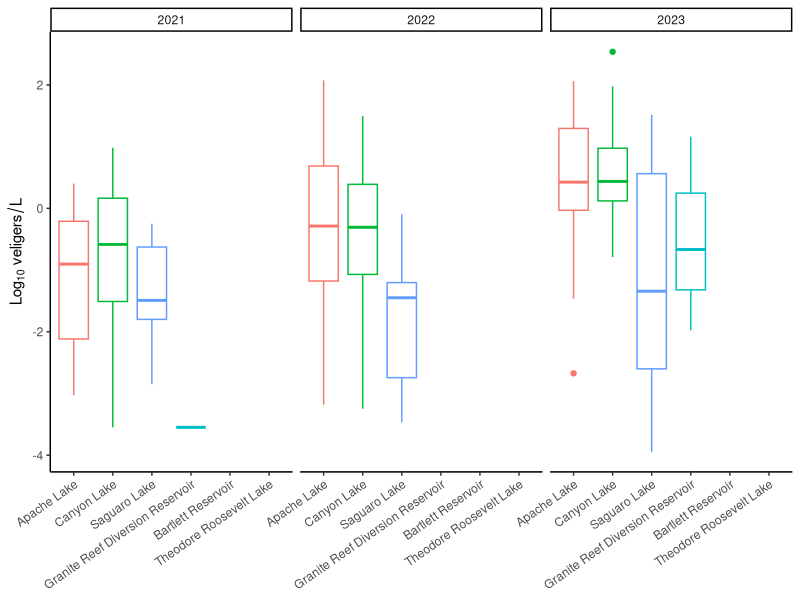
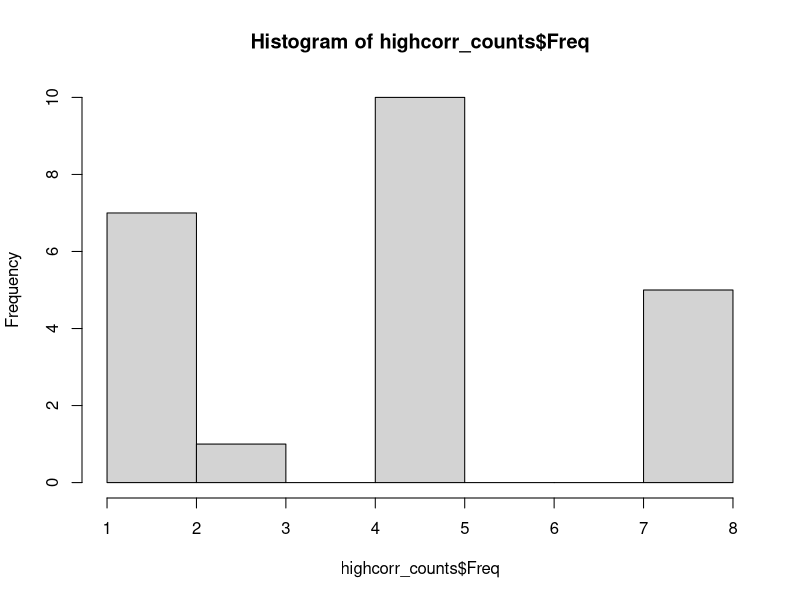
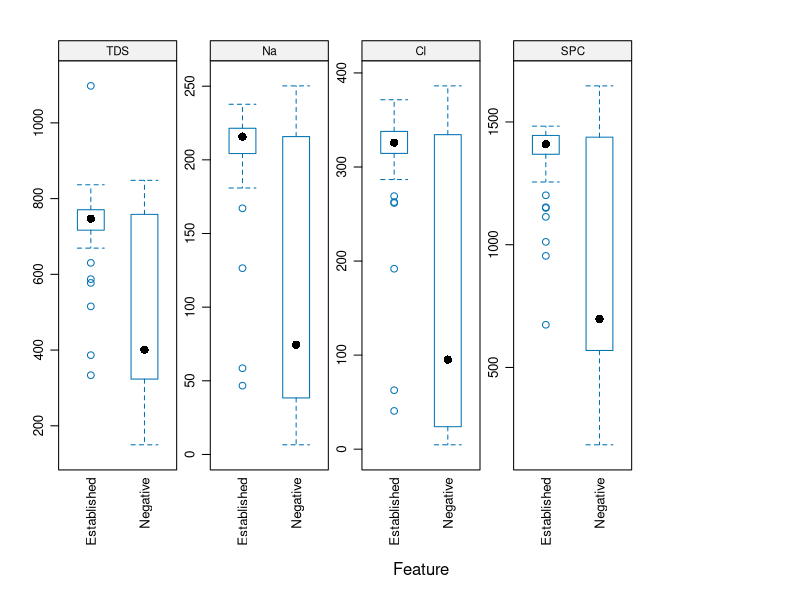
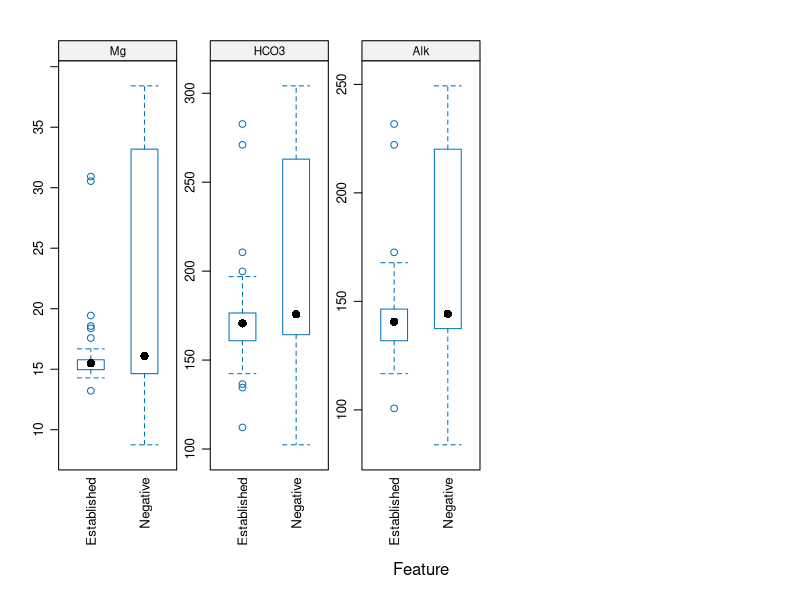
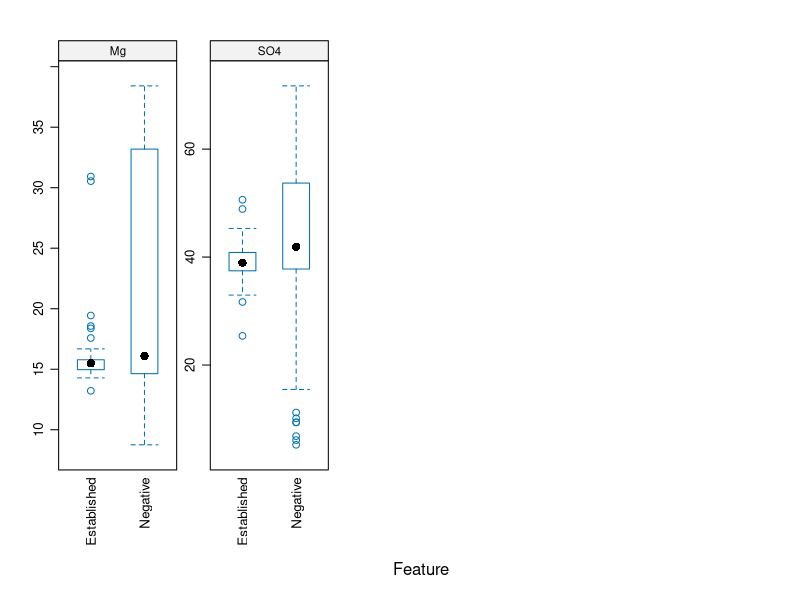

Reproduce these figures in R, in order.
# Title: Step 1. SRP data reduction
# Author: Dr. Amy Yarnall
# Date Created: 2022-05-12
# Date last updated: 2025-07-15

# Load libraries
library(dplyr)
library(ggplot2)
library(caret)

#### APPENDIX S1: Supplemental analyses ####
# READ IN DATA
# Set working directory and load datasets
setwd('C:/Users/u4eewahy/Documents/BOR-SRP_Quagga_Habitat_Suitability/Ecosphere/GitHub data & code/Data')

# Read in the latest versions of the 
# Water quality parameters - for PCA
chl <- read.csv('ALL_SRP_Chlorophyll_data_20231030.csv', fileEncoding = 'UTF-8-BOM')
mp <- read.csv('ALL_SRP_Multiprobe_data_20231030.csv', fileEncoding = 'UTF-8-BOM')
wq <- read.csv('ALL_SRP_WQ_report_data_20231030.csv', fileEncoding = 'UTF-8-BOM')

# Quagga mussel veliger count data
quagga <- read.csv('ALL_SRP_Mussel_data_20250527.csv', fileEncoding = 'UTF-8-BOM')

# Reduce each of these data sets only to the needed columns
# Remove metadata cols from datasets
chl_reduced <- chl[,!colnames(chl) %in% c('Lab_Number', 'Vol_filtered_mL')] 
mp_reduced <- mp[,!colnames(mp) == 'Sample_Time']
wq_reduced <- wq[,!colnames(wq) %in% c('Lab_Number', 'Sampled_by', 'Sample_Time', 'Date_received')]
quagga_reduced <- quagga[,!colnames(quagga) %in% c('Lab_number', 'Location')]

# Remove veliger samples not yet analyzed
quagga_reduced$Veligers_L <- as.numeric(quagga_reduced$Veligers_L) # converts column to numeric, makes "Not yet analyzed" in to NAs
quagga_reduced <- quagga_reduced[!is.na(quagga_reduced$Veligers_L),] # removes NAs from dataset

#### FIGURE S1: VELIGER COUNT DATA ####
mussel_station_sum <- quagga_reduced %>% group_by(Water_body, Station_ID, Sample_Year) %>%
  summarise(yr_sum = sum(Veligers_L, na.rm = T), yr_mean = mean(Veligers_L, na.rm = T), yr_sd = sd(Veligers_L, na.rm = T))
mussel_waterbody_sum <- mussel_station_sum %>% group_by(Water_body, Sample_Year) %>%
  summarise(mean_st_velcount = mean(yr_sum), sd_st_velcount = sd(yr_sum), mean_veliger = mean(yr_mean), sd_veliger = sd(yr_mean))

# VISUALIZE MUSSEL VELIGER DATA
# reorder reservoirs
quagga_reduced$Water_body <- factor(quagga_reduced$Water_body, 
                                    levels = c("Apache Lake", "Canyon Lake", "Saguaro Lake", "Granite Reef Diversion Dam", 
                                               "Bartlett Reservoir", "Theodore Roosevelt Lake"))
levels(quagga_reduced$Water_body)[4] <- "Granite Reef Diversion Reservoir" #change waterbody name
# Plot
ggplot(quagga_reduced) +
  geom_boxplot(aes(x = Water_body, y = log10(Veligers_L), col = Water_body)) +
  labs(x = NULL, y = expression(Log[10]~veligers/L)) + theme_classic() +
  scale_color_manual(values = c("#F8766D", "#00BA38", "#619CFF", "#00BFC4")) +
  theme(axis.text.x = element_text(angle = 35, vjust = 1, hjust = 1), legend.position = "none") + facet_wrap(~Sample_Year)

#### Table S1: DATA REDUCTION MEASURES 1 and 2 ####

# 1. All measures of pH were excluded from analysis due to:
# a. probe calibration errors
# b. time elapsed from sample collection to measurement in lab

# 2. Some related groups of parameters were reduced to single parameters, because they were redundant 
# (e.g., multiple units of measure) or were partial components of another parameter 
# a. DO (mg/L) & DO (%) - redundant
# b. TDS (ppm) & Sum TDS (ppm) - redundant
# c. Total dissolved P = major partial component of TP
# d. NH3 as N (ppm) & NO3/NO2 as N (ppm) = major partial components of TN

#### Table S1: DATA REDUCTION MEASURE 3 ####

# 3. Exclude any remaining ex situ variables with > or = 20% of samples at their lower method detection limit (MDL)

## Chlorophyll data
# What % of samples are at the lower MDL (0.35)
length(chl_reduced$Chla_mg.m3[chl_reduced$Chla_mg.m3 <= 0.35])/length(chl_reduced$Chla_mg.m3) # 0%
length(chl_reduced$Chlb_mg.m3[chl_reduced$Chlb_mg.m3 <= 0.35])/length(chl_reduced$Chlb_mg.m3) # 68% - exclude
length(chl_reduced$Chlc_mg.m3[chl_reduced$Chlc_mg.m3 <= 0.35])/length(chl_reduced$Chlc_mg.m3) # 22% - exclude
length(chl_reduced$Pheophytin[chl_reduced$Pheophytin <= 0.35])/length(chl_reduced$Pheophytin) # 10%

# Per Chemistry lab - Remove April 2023 no3/no2 samples > total N; these are likely sampling errors
# Excluded all NH3 and no3/no2 samples > total N
wq_reduced$NO3_NO2_asN[wq_reduced$NO3_NO2_asN > wq_reduced$Total_N] <- NA
wq_reduced$NH3_N[wq_reduced$NH3_N > wq_reduced$Total_N] <- NA

# What % of WQ samples are at their lower method detection limits (L-MDL)
length(wq_reduced$TDS_ppm[wq_reduced$TDS_ppm == 2.00])/length(wq_reduced$TDS_ppm) # 0.7%
length(wq_reduced$K_ppm[wq_reduced$K_ppm %in% c(1.56, 0.29)])/length(wq_reduced$K_ppm) # 0%
length(wq_reduced$Ca_ppm[wq_reduced$Ca_ppm %in% c(1.26, 2.03)])/length(wq_reduced$Ca_ppm) # 0%
length(wq_reduced$Alk_ppm[wq_reduced$Alk_ppm == 1.4])/length(wq_reduced$Alk_ppm) # 0.7%
length(wq_reduced$SO4_ppm[wq_reduced$SO4_ppm %in% c(0.2, 0.27, 0.15)])/length(wq_reduced$SO4_ppm) # 0%
length(wq_reduced$SiO2_ppm[wq_reduced$SiO2_ppm %in% c(0.59, 1.09)])/length(wq_reduced$SiO2_ppm) # 0%
length(wq_reduced$F_ppm[wq_reduced$F_ppm %in% c(0.04, 0.01)])/length(wq_reduced$F_ppm) # 0%
length(wq_reduced$Total_P[wq_reduced$Total_P %in% c(0.005,0.003)])/length(wq_reduced$Total_P) # 1%
length(wq_reduced$Total_N[wq_reduced$Total_N %in% c(0.04,0.006)])/length(wq_reduced$Total_N) # 0%
length(wq_reduced$TSS_ppm[wq_reduced$TSS_ppm == 2.00])/length(wq_reduced$TSS_ppm) # 32% - exclude
length(wq_reduced$Cl_ppm[wq_reduced$Cl_ppm %in% c(0.06, 0.31)])/length(wq_reduced$Cl_ppm) # 0%
length(wq_reduced$CO3_ppm[wq_reduced$CO3_ppm == 1.4])/length(wq_reduced$CO3_ppm) # 84% - exclude
length(wq_reduced$Total_Dissolved_P[wq_reduced$Total_Dissolved_P %in% c(0.005,0.003)])/length(wq_reduced$Total_Dissolved_P) # 18%
length(wq_reduced$NH3_N[wq_reduced$NH3_N %in% c(0.00600, 0.00200)])/length(wq_reduced$NH3_N) # 9%
length(wq_reduced$NO3_NO2_asN[wq_reduced$NO3_NO2_asN %in% c(0.00800, 0.00400)])/length(wq_reduced$NO3_NO2_asN) # 21% - exclude

# Metals - exclude all
length(wq_reduced$Al[wq_reduced$Al %in% c(2.86, 181)])/length(wq_reduced$Al) # 87%
length(wq_reduced$As[wq_reduced$As %in% c(30.7, 8.12)])/length(wq_reduced$As) # 97%
length(wq_reduced$Be[wq_reduced$Be  %in% c(1.2, 3.36)])/length(wq_reduced$Be) # 100%
length(wq_reduced$Cd[wq_reduced$Cd  %in% c(1.6, 7.04)])/length(wq_reduced$Cd) # 100%
length(wq_reduced$Cr[wq_reduced$Cr  %in% c(1.67, 5.44)])/length(wq_reduced$Cr) # 100%
length(wq_reduced$Cu[wq_reduced$Cu  %in% c(2.02, 0.57)])/length(wq_reduced$Cu) # 41%
length(wq_reduced$Fe[wq_reduced$Fe %in% c(2.22, 1.63)])/length(wq_reduced$Fe) # 20%
length(wq_reduced$Mn[wq_reduced$Mn %in% c(14.2, 2.57)])/length(wq_reduced$Mn) # 82%
length(wq_reduced$Mo[wq_reduced$Mo %in% c(2.8, 4.06)])/length(wq_reduced$Mo) # 98%
length(wq_reduced$Ni[wq_reduced$Ni %in% c(8.16, 7.66)])/length(wq_reduced$Ni) # 100%
length(wq_reduced$Pb[wq_reduced$Pb %in% c(8.0, 29.0)])/length(wq_reduced$Pb) # 100%
length(wq_reduced$Se[wq_reduced$Se %in% c(27.8, 23.5)])/length(wq_reduced$Se) # 91%
length(wq_reduced$Zn[wq_reduced$Zn %in% c(19.2, 544)])/length(wq_reduced$Zn) # 96%

#### Table S1: DATA REDUCTION MEASURE 4 ####

# 4. Find any highly correlated variables 

# First each dataset needs consistent sample IDs and formatting to merge and compare
# Also convert cols to SI units

## Chlorophyll - only surface ('-S') samples
# create separate column for location in water column
chl_reduced$Location <- ifelse(grepl('-S', chl_reduced$Station_ID), "Surface", "Bottom") 
colnames(chl_reduced)[1] <- 'Station_ID_location'
# remove '-S' tag from sample ID
chl_reduced$Station_ID <- gsub('.{2}$', "", chl_reduced$Station_ID_location)  
# When are these samples taken?
chl_reduced$Sample_mo_yr <- paste0(chl_reduced$Sample_Month, "_", chl_reduced$Sample_Year)
# Create columns that convert original units to SI units
chl_reduced <- chl_reduced %>% mutate(across(ends_with("_mg.m3"), ~ .x / 1000, .names = "{.col%>%sub('_mg.m3', '_mg.L', .)}"))
chl_reduced$Pheophytin_mg.L <- chl_reduced$Pheophytin/1000
  # ratio col does not need converting because units cancelled 
# Remove cols with original units
chl_reduced <- chl_reduced[!colnames(chl_reduced) %in% c('Chla_mg.m3','Chlb_mg.m3','Chlc_mg.m3','Pheophytin')]

## Water quality - both bottom ('-B') and surface ('-S') samples
wq_reduced$Location <- ifelse(grepl('-S', wq_reduced$Station_ID), "Surface", "Bottom") 
colnames(wq_reduced)[1] <- 'Station_ID_location'
# remove '-S' and '-B' tags from sample ID
wq_reduced$Station_ID <- gsub('.{2}$', "", wq_reduced$Station_ID_location) 
# Sample Month_Year
wq_reduced$Sample_mo_yr <- paste0(wq_reduced$Sample_Month, "_", wq_reduced$Sample_Year)
# Create columns that convert original units to SI units - only for remaining considered vars
# Starting unit = ppm or ppb
wq_reduced <- wq_reduced %>% mutate(across(ends_with("_ppm"), ~ .x * 0.9988590004, .names = "{.col%>%sub('_ppm', '_mg.L', .)}"))
wq_reduced <- wq_reduced %>% mutate(across(all_of(c("Total_P","Total_N","Total_Dissolved_P","NH3_N","NO3_NO2_asN")), ~ .x * 0.9988590004, .names = "{paste0(.col, '_mg.L')}"))
wq_reduced <- wq_reduced %>% mutate(across(all_of(c('Al','As','Be','Cd','Cr','Cu','Fe','Mn','Mo','Ni','Pb','Se','Zn')), ~ .x * 0.009988590004, .names = "{paste0(.col, '_mg.L')}"))
## Remove cols with original units
wq_reduced <- wq_reduced[!colnames(wq_reduced) %in% c("Total_P","Total_N","Total_Dissolved_P","NH3_N","NO3_NO2_asN",'Al','As','Be','Cd','Cr','Cu','Fe','Mn','Mo','Ni','Pb','Se','Zn')]
wq_reduced <- wq_reduced %>% select(-matches("_ppm"))

## Multiprobe - samples throughout water column
# First pool depth measurements to get a water column mean - excluding vars from previous data reduction steps
mp_reduced_watercolmeans <- mp_reduced %>% group_by(Sample_Year, Sample_Month, Station_ID) %>%
  summarise(n_DEP = length(DEP_m), max_DEP_m = max(DEP_m, na.rm = T), # n measurements and max depth
            colmu_Deg_C = mean(as.numeric(Deg_C, na.rm = T)),
            min_mmHg = min(mmHg, na.rm = T), max_mmHg = max(mmHg, na.rm = T), # min and max pressure readings
            colmu_DO_percent = mean(DO_percent, na.rm = T),
            colmu_DO_mg.L = mean(DO_mg.L, na.rm = T), 
            colmu_SPC_uS.cm = mean(SPC_uS.cm, na.rm = T),
            colmu_pH = mean(pH, na.rm = T), 
            colmu_pH_mV = mean(pH_mV, na.rm = T))

# Create separate column for location in water column
mp_reduced_watercolmeans$Location <- rep("Full water column", length(mp_reduced_watercolmeans$Station_ID))
# Sample Month_Year
mp_reduced_watercolmeans$Sample_mo_yr <- paste0(mp_reduced_watercolmeans$Sample_Month, "_", mp_reduced_watercolmeans$Sample_Year)


# Take mean of each variable at level of STATION ID (PER YEAR-MONTH) and merge to single dataframe
chl_yrmo <- chl_reduced %>% group_by(Station_ID,Sample_Year,Sample_Month,Sample_mo_yr) %>%
  summarise(mu_Chla_mg.L = mean(Chla_mg.L, na.rm = T),
            mu_Chlb_mg.L = mean(Chlb_mg.L, na.rm = T),
            mu_Chlc_mg.L = mean(Chlc_mg.L, na.rm = T),
            mu_Pheophytin_mg.L = mean(Pheophytin_mg.L, na.rm = T), 
            mu_Chla_Pheo_664.665a = mean(Chla_Pheo_664.665a, na.rm = T))

wq_yrmo <- wq_reduced %>% group_by(Station_ID,Sample_Year,Sample_Month,Sample_mo_yr) %>%
  summarise(mu_EC_uS.cm = mean(EC_uS.cm, na.rm = T), 
            mu_wq_pH = mean(pH, na.rm = T), 
            mu_TDS_mg.L = mean(TDS_mg.L, na.rm = T), 
            mu_Sum_TDS_mg.L = mean(Sum_TDS_mg.L, na.rm = T), 
            mu_TSS_mg.L = mean(TSS_mg.L, na.rm = T),
            mu_Na_mg.L = mean(Na_mg.L, na.rm = T), 
            mu_K_mg.L = mean(K_mg.L, na.rm = T), 
            mu_Ca_mg.L = mean(Ca_mg.L, na.rm = T),
            mu_Mg_mg.L = mean(Mg_mg.L, na.rm = T), 
            mu_CO3_mg.L = mean(CO3_mg.L, na.rm = T), 
            mu_HCO3_mg.L = mean(HCO3_mg.L, na.rm = T), 
            mu_Alk_mg.L = mean(Alk_mg.L, na.rm = T), 
            mu_Cl_mg.L = mean(Cl_mg.L, na.rm = T), 
            mu_SO4_mg.L = mean(SO4_mg.L, na.rm = T), 
            mu_SiO2_mg.L = mean(SiO2_mg.L, na.rm = T), 
            mu_F_mg.L = mean(F_mg.L, na.rm = T), 
            mu_TP_mg.L = mean(Total_P_mg.L, na.rm = T), 
            mu_Total_Dissolved_P_mg.L = mean(Total_Dissolved_P_mg.L, na.rm = T), 
            mu_NH3_N_mg.L = mean(NH3_N_mg.L, na.rm = T), 
            mu_NO3_NO2_asN_mg.L = mean(NO3_NO2_asN_mg.L, na.rm = T), 
            mu_TN_mg.L = mean(Total_N_mg.L, na.rm = T), 
            mu_As_mg.L = mean(As_mg.L, na.rm = T), 
            mu_Be_mg.L = mean(Be_mg.L, na.rm = T), 
            mu_Cd_mg.L = mean(Cd_mg.L, na.rm = T), 
            mu_Cr_mg.L = mean(Cr_mg.L, na.rm = T), 
            mu_Cu_mg.L = mean(Cu_mg.L, na.rm = T), 
            mu_Mn_mg.L = mean(Mn_mg.L, na.rm = T), 
            mu_Mo_mg.L = mean(Mo_mg.L, na.rm = T), 
            mu_Ni_mg.L = mean(Ni_mg.L, na.rm = T), 
            mu_Pb_mg.L = mean(Pb_mg.L, na.rm = T), 
            mu_Zn_mg.L = mean(Zn_mg.L, na.rm = T), 
            mu_Al_mg.L = mean(Al_mg.L, na.rm = T), 
            mu_Fe_mg.L = mean(Fe_mg.L, na.rm = T), 
            mu_Se_mg.L = mean(Se_mg.L, na.rm = T))

mp_yrmo <- mp_reduced_watercolmeans %>% group_by(Station_ID,Sample_Year,Sample_Month,Sample_mo_yr) %>%
  summarise(mu_n_DEP = mean(n_DEP, na.rm = T), mu_max_DEP_m = mean(max_DEP_m, na.rm = T),
            mu_Deg_C = mean(colmu_Deg_C, na.rm = T), 
            mu_mmHg = mean(max_mmHg, na.rm = T), 
            mu_DO_percent = mean(colmu_DO_percent, na.rm = T), 
            mu_DO_mg.L = mean(colmu_DO_mg.L, na.rm = T), 
            mu_SPC_uS.cm = mean(colmu_SPC_uS.cm, na.rm = T), 
            mu_mp_pH = mean(colmu_pH, na.rm = T), 
            mu_mp_pH_mV = mean(colmu_pH_mV, na.rm = T))
# Check that all allowable sample IDs remain

table(chl_yrmo$Station_ID, chl_yrmo$Sample_mo_yr) 
# 2021: Apr, Jul; 2022: Jan, Apr, Jul, Oct; 2023: Jan, Apr, Jul
# known missing sample: A-D on April_2021

table(wq_yrmo$Station_ID, wq_yrmo$Sample_mo_yr) 
# 2021: Apr, Jul; 2022: Jan, Apr, Jul, Oct; 2023: Jan, Apr, Jul
# known missing sample: A-D on April_2021

table(mp_yrmo$Station_ID, mp_yrmo$Sample_mo_yr) 
# Sampled more often but contains all nine sample periods from other datasets
# known missing station samples throughout
# 2021: Feb, Mar, Apr, May, Jul, Aug, Sep, Dec
# 2022: Jan, Mar, Apr, Jul, Aug, Sep, Oct, Nov, Dec
# 2023: Jan, Feb, Mar, Apr, May, Jun, Jul, Aug

## MERGE DATASETS
Station_ID.yrmo <- merge(chl_yrmo,
                       merge(wq_yrmo, mp_yrmo, all = T), all = T)
# only keep the months where all chl, wq, and mp samples were taken
shared_months <- Reduce(intersect, list(unique(chl_yrmo$Sample_mo_yr),
                                        unique(wq_yrmo$Sample_mo_yr),
                                        unique(mp_yrmo$Sample_mo_yr)))
Station_ID.yrmo_reduced <- Station_ID.yrmo[Station_ID.yrmo$Sample_mo_yr %in% shared_months,]


## Explore correlations among remaining variables
# It may be helpful to reduce the dimensionality of this dataset PRIOR to PCA
# Including a lot of highly correlated variables in PCA can inflate the similarity between points

vars <- select(Station_ID.yrmo_reduced, -c(Sample_Year, Sample_Month, Sample_mo_yr, Station_ID))
corr <- cor(na.omit(vars))
highlyCorr <- findCorrelation(corr, cutoff = .8)
corrvars <- names(vars[,highlyCorr]); corrvars # names of vars that have high correlations to others

# Which variables are correlated to each other - find all pairs
corr_table <- data.frame(corr)
corr_table[corr_table == 1] <- NA
corr_table[abs(corr_table) > 0.8] <- 'high'
corr_high <- which(corr_table=='high', arr.in= TRUE)
highcorr_table <- cbind.data.frame(var1 = colnames(corr_table)[ corr_high[, 1] ],
                                   var2 = rownames(corr_table)[ corr_high[, 2] ])
# Shows individual variable and all correlates
highcorr_groups <- highcorr_table %>% group_by(variable = var1) %>% summarise(correlates = paste(var2, collapse = ", "))

# Which variables are correlated to the most others?
highcorr_counts <- data.frame(table(highcorr_table$var1))
hist(highcorr_counts$Freq) 
colnames(highcorr_counts)[1] <- 'variable'
highcorr_count <- merge(highcorr_counts, highcorr_groups, all = F); highcorr_count

# Correlated groups of vars should be reduced to one representative

#### FIGURE S2:  CORRELATED VARIABLE GROUPS ####
corr_fig <- Station_ID.yrmo_reduced

colClean <- function(x) {colnames(x) <- gsub("mu_", "", colnames(x)) # remove mu tag
colnames(x) <- gsub("_uS.cm", "", colnames(x)) # remove unit
colnames(x) <- gsub("_mg.L", "", colnames(x)) # remove unit
colnames(x) <- gsub(" ","_",  colnames(x))} #change spaces to underscores - more r friendly

colnames(corr_fig) <- colClean(corr_fig)
corr_fig$Status <- as.factor(ifelse(corr_fig$Station_ID %in% c("B-BC","B-D","B-M","B-MBL","R-CRS","R-D","R-M","R-WH"),"Negative", "Established"))

featurePlot(x = corr_fig[,names(corr_fig) %in% c('TDS','SPC','Na','Cl')], 
            y = corr_fig$Status, 
            plot = "box",
            strip=strip.custom(par.strip.text=list(cex=.7)),
            scales = list(y = list(relation="free"),
                          x = list(rot = 90)), 
            layout = c(5,1))

featurePlot(x = corr_fig[,names(corr_fig) %in% c("Alk","Mg","HCO3")], 
            y = corr_fig$Status, 
            plot = "box", 
            strip=strip.custom(par.strip.text=list(cex=.7)),
            scales = list(y = list(relation="free"),
                          x = list(rot = 90)), 
            layout = c(5,1))

featurePlot(x = corr_fig[,names(corr_fig) %in% c("SO4", "Mg")], 
            y = corr_fig$Status, 
            plot = "box", 
            strip=strip.custom(par.strip.text=list(cex=.7)),
            scales = list(y = list(relation="free"),
                          x = list(rot = 90)), 
            layout = c(5,1))

## For step 2 and 4 KEEP TDS, ALKALINITY, AND SO4, Discard other correlated vars

# Write csv for use in step 4
# write.csv(Station_ID.yrmo_reduced, "SRP_StationID_YearMonth_SI_20250528.csv", row.names = F)
# ^ already available in data folder